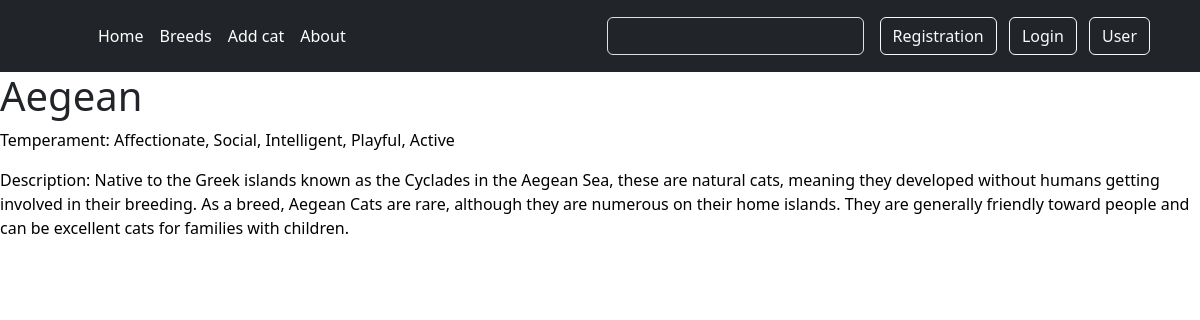
Screenshot of /cat_detail/3/ with the database file from the repository.
### about/models.py (models this page shows)
class Cat(models.Model):
    abb = models.CharField(max_length=4)
    name = models.CharField(max_length=30, verbose_name='Breed')
    temperament = models.CharField(max_length=150, verbose_name='Temperament')
    description = models.CharField(max_length=350, verbose_name='Description')
    wikipedia_url = models.CharField(max_length=150, verbose_name='Url')
    image = models.ImageField(upload_to='cat_images/', default='Aegean_Island_Cat.jpg')

### about/views.py (the view)
# urls.py: path('cat_detail/<int:cat_id>/', views.card_of_cat,name='cat_detail')
def card_of_cat(request, cat_id):
    cat = get_object_or_404(Cat, id=cat_id)
    return render(request, 'about/cat_detail.html', {'cat': cat})

### templates/about/cat_detail.html (shortened to what this page needs)
{% extends 'base.html' %}
{% block content %}
<h1>{{ cat.name }}</h1>
<p>Temperament: {{ cat.temperament }}</p>
<p>Description: {{ cat.description }}</p>
{% endblock %}

### templates/base.html (style rules this page uses)
p { color:black; }

### rows the page displays
Cat: name "Aegean", temperament "Affectionate, Social, Intelligent, Playful, Active", description "Native to the Greek islands known as the Cyclades in the Aegean Sea, these are natural cats, meaning they developed without humans getting involved in their breeding. As a breed, Aegean Cats are rare, although they are numerous on their home islands. They are generally friendly toward people and can be excellent cats for families with children."
